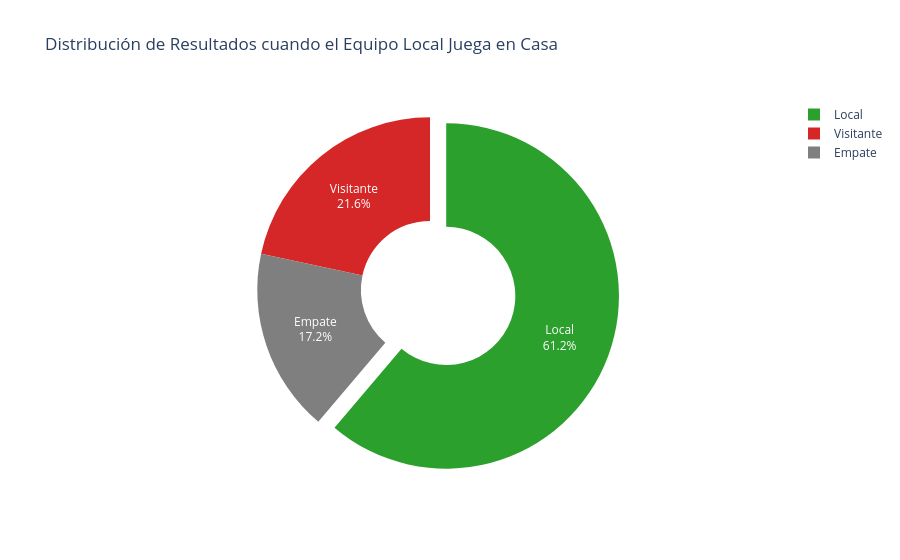

Notebook code cell kept with this figure:
### Markdown cell above
## 4. Historia 3 — El efecto de la localía (interactivo)

**Pregunta:** cuando un equipo juega realmente en casa (partidos no neutrales),
¿gana más veces?

Este gráfico de dona **interactivo** (Plotly) muestra la distribución de resultados
—victoria local, visitante o empate— filtrando únicamente los partidos donde el equipo
local es el verdadero anfitrión.

### Code cell
fig = viz.graficar_efecto_sede_plotly()
fig.show()

### Figure 1 — Plotly figure (JSON) as saved in the notebook; plotly's stock layout.template omitted (floating-point values rounded to 4 significant figures)
{"data": [{"customdata": [["Local"], ["Visitante"], ["Empate"]], "domain": {"x": [0.0, 1.0], "y": [0.0, 1.0]}, "hole": 0.4, "hovertemplate": "Resultado=%{customdata[0]}<br>Cantidad=%{value}<extra></extra>", "labels": ["Local", "Visitante", "Empate"], "legendgroup": "", "marker": {"colors": ["#2ca02c", "#d62728", "#7f7f7f"]}, "name": "", "showlegend": true, "values": [82, 29, 23], "type": "pie", "pull": [0.1, 0, 0], "textinfo": "percent+label"}], "layout": {"legend": {"tracegroupgap": 0}, "title": {"text": "Distribución de Resultados cuando el Equipo Local Juega en Casa"}}}
